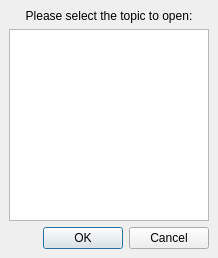
<ui version="4.0" >
 <class>DialogTopicSelector</class>
 <widget class="QDialog" name="DialogTopicSelector" >
  <property name="geometry" >
   <rect>
    <x>0</x>
    <y>0</y>
    <width>218</width>
    <height>258</height>
   </rect>
  </property>
  <property name="windowTitle" >
   <string>Multiple topics</string>
  </property>
  <layout class="QVBoxLayout" >
   <property name="margin" >
    <number>9</number>
   </property>
   <property name="spacing" >
    <number>6</number>
   </property>
   <item>
    <widget class="QLabel" name="label" >
     <property name="text" >
      <string>Please select the topic to open:</string>
     </property>
     <property name="alignment" >
      <set>Qt::AlignCenter</set>
     </property>
    </widget>
   </item>
   <item>
    <widget class="QListWidget" name="list" />
   </item>
   <item>
    <widget class="QDialogButtonBox" name="buttonBox" >
     <property name="orientation" >
      <enum>Qt::Horizontal</enum>
     </property>
     <property name="standardButtons" >
      <set>QDialogButtonBox::Cancel|QDialogButtonBox::NoButton|QDialogButtonBox::Ok</set>
     </property>
    </widget>
   </item>
  </layout>
 </widget>
 <layoutdefault spacing="6" margin="11" />
 <resources/>
 <connections>
  <connection>
   <sender>buttonBox</sender>
   <signal>accepted()</signal>
   <receiver>DialogTopicSelector</receiver>
   <slot>accept()</slot>
   <hints>
    <hint type="sourcelabel" >
     <x>66</x>
     <y>330</y>
    </hint>
    <hint type="destinationlabel" >
     <x>-3</x>
     <y>275</y>
    </hint>
   </hints>
  </connection>
  <connection>
   <sender>buttonBox</sender>
   <signal>rejected()</signal>
   <receiver>DialogTopicSelector</receiver>
   <slot>reject()</slot>
   <hints>
    <hint type="sourcelabel" >
     <x>151</x>
     <y>327</y>
    </hint>
    <hint type="destinationlabel" >
     <x>277</x>
     <y>293</y>
    </hint>
   </hints>
  </connection>
 </connections>
</ui>
